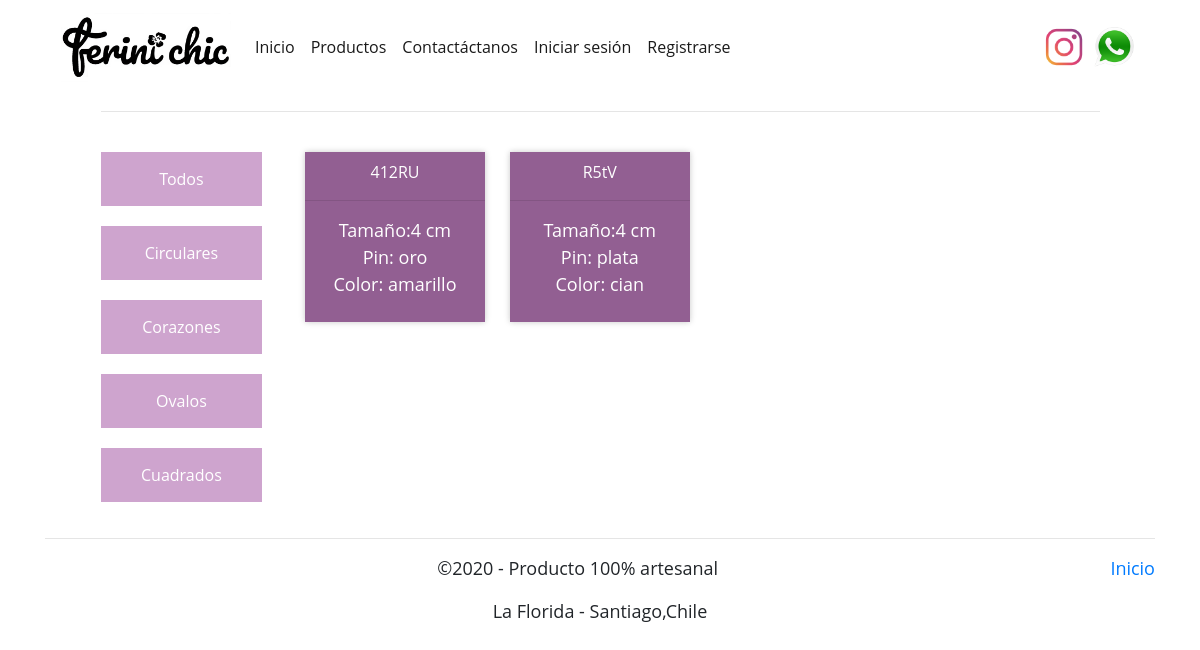
/aros, run on an earlier commit of the app's database.
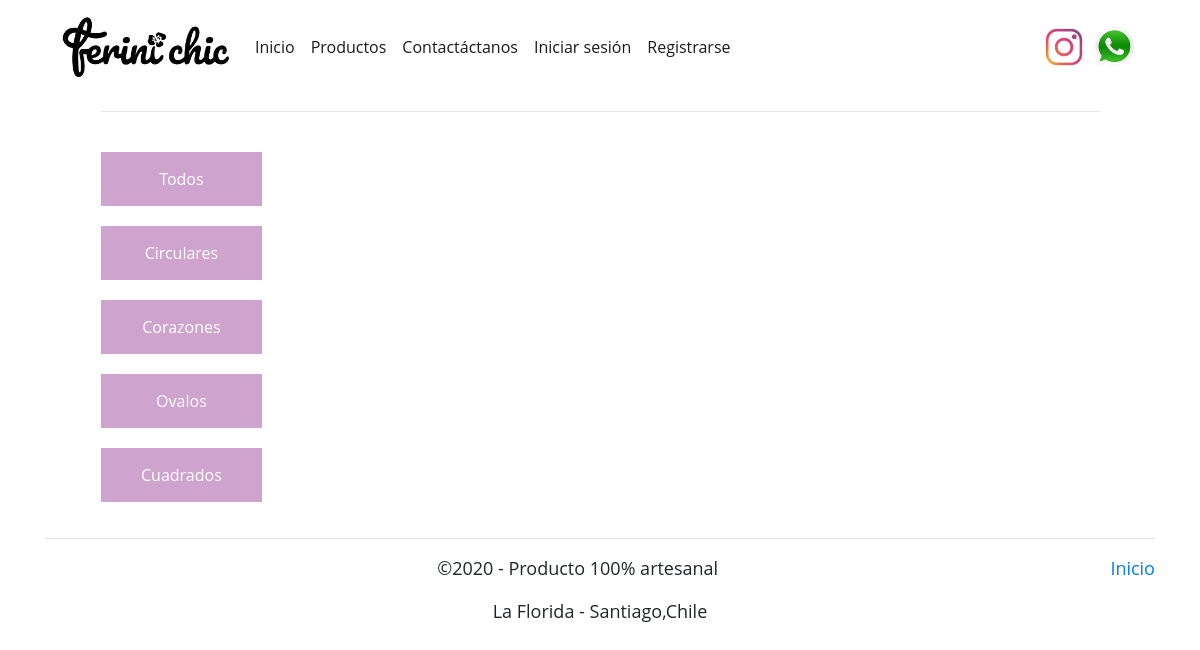
And on a later commit of the database.
### core/models.py (models this page shows, shortened)
class TipoAro (models.Model):
    nombreT= models.CharField(max_length=50)
    def __str__(self):
        return self.nombreT

class Aro (models.Model):
    nombre= models.CharField(max_length=90)
    color= models.CharField(max_length=30)
    tamaño= models.IntegerField()
    stock= models.IntegerField()
    tipoPin= models.CharField(max_length=20)
    tipoforma= models.ForeignKey(TipoAro, on_delete=models.CASCADE)
    imagen = models.ImageField(null=True, blank =True)

### core/views.py (the view)
# urls.py: path('aros', aros, name ="aros"),
def aros(request):
    data={
        'tipoAros':TipoAro.objects.all(),
        'aritos':Aro.objects.all()
    }
    return render(request,'core/aros.html',data)

### core/templates/core/aros.html (shortened to what this page needs)
{% extends 'core/baseEstructura.html' %}
{% load static %}
{%block css%}
  <link rel="stylesheet" type="text/css" href="{% static 'core/css/estiloProductos.css'%}">
{%endblock%}
{% block contenido %}
  <div class="wrap">
    <hr class="featurette-divider">
    <br>
    <div class="store-wrapper">
      <div class="category_list">
        <a href="#" class="category_item" category="all">Todos</a>
        {%for t in tipoAros%}
        <a href="#" class="category_item" category="{{t.nombreT}}">{{ t.nombreT }}</a>
        {% endfor %}
      </div>
      <section class="products-list">
        {%for a in aritos%}
        <div class="product-item" category="{{a.tipoforma}}">
          <a href="#">{{a.nombre}} <hr><p>Tamaño:{{a.tamaño}} cm <br/> Pin: {{a.tipoPin}}
            <br/> Color: {{a.color}} <br/></p> </a>
        </div>
        {%endfor%}
      </section>
    </div>
  </div>
{%endblock%}

What changed in the data, as far as the page shows it:
removed Aro: nombre "412RU", tamaño "4", tipoPin "oro", color "amarillo"
removed Aro: nombre "R5tV", tamaño "4", tipoPin "plata", color "cian"
